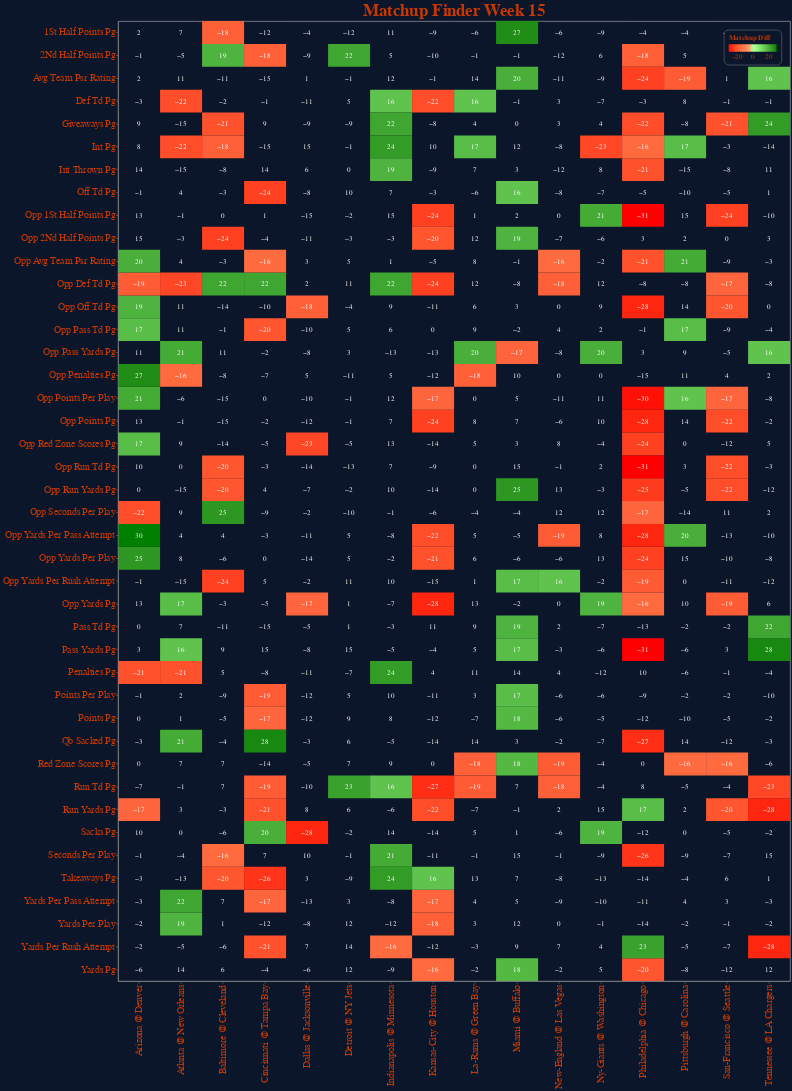

Source (notebook cell):
### Code cell
chart_title = "Matchup Finder Week 15"
x_cfgs = {"shorthand":"matchup:O", "title": " "}
y_cfgs = {"shorthand":"Stat", "title":" "}
# background etc.
primary_color = "#0B162A" 
# font etc.
secondary_color = "#c83803"

chart = alt.Chart(df_heat, width=1400, height=2000, title=chart_title).mark_rect()\
.encode(
    y=alt.Y(**y_cfgs,  axis=alt.Axis(labelLimit=600)),
    x=alt.X(**x_cfgs, axis=alt.Axis(labelLimit=600)),
    color=alt.Color(
        "_matchup_diff:Q", 
        scale=alt.Scale(range=['red','white','green']), 
        legend=alt.Legend(title='Matchup Diff'),
    ),
    tooltip=[
        alt.Tooltip("matchup", title="Game"),
        alt.Tooltip("Stat", title="Stat"),
        alt.Tooltip("Rank", title="Home Team Rank"),
        alt.Tooltip("2022", title="Home Team Stat Value"),
        alt.Tooltip("matchup_rank", title="Away Team Rank"),
        alt.Tooltip("matchup_value", title="Away Team Stat Value"),
        alt.Tooltip("matchup_diff", title="Rank Diff"),        
    ]
)

text = chart.mark_text(baseline='middle', fontSize=15).encode(
    text='matchup_diff:Q',
    color=alt.value('white')
    )


plot = (chart + text)\
.configure(background=primary_color)\
.configure_axis(gridColor="grey", gridDash=[6,4])\
.configure_axisLeft(labelColor=secondary_color, titleColor=secondary_color, labelFontSize=20, titleFontSize=20)\
.configure_axisBottom(labelColor=secondary_color, titleColor=secondary_color,labelFontSize=20, titleFontSize=20, labelLineHeight=500)\
.configure_title(color=secondary_color, fontSize=35)\
.configure_legend(labelColor=secondary_color, titleColor=secondary_color, strokeColor='gray', fillColor=primary_color, padding=10,cornerRadius=10,orient='top-right', labelFontSize=15, titleFontSize=15)
plot.save("chart_json/matchup_finder.json")

plot

### Figure 1 — Vega-Lite specification as saved in the notebook (floating-point values rounded to 4 significant figures; data arrays with more than 128 entries replaced by an {"elided": "..."} marker saying what was removed)
{"config": {"view": {"continuousWidth": 400, "continuousHeight": 300}, "axis": {"gridColor": "grey", "gridDash": [6, 4]}, "axisBottom": {"labelColor": "#c83803", "labelFontSize": 20, "labelLineHeight": 500, "titleColor": "#c83803", "titleFontSize": 20}, "axisLeft": {"labelColor": "#c83803", "labelFontSize": 20, "titleColor": "#c83803", "titleFontSize": 20}, "background": "#0B162A", "legend": {"cornerRadius": 10, "fillColor": "#0B162A", "labelColor": "#c83803", "labelFontSize": 15, "orient": "top-right", "padding": 10, "strokeColor": "gray", "titleColor": "#c83803", "titleFontSize": 15}, "title": {"color": "#c83803", "fontSize": 35}}, "layer": [{"mark": "rect", "encoding": {"color": {"type": "quantitative", "field": "_matchup_diff", "legend": {"title": "Matchup Diff"}, "scale": {"range": ["red", "white", "green"]}}, "tooltip": [{"type": "nominal", "field": "matchup", "title": "Game"}, {"type": "nominal", "field": "Stat", "title": "Stat"}, {"type": "quantitative", "field": "Rank", "title": "Home Team Rank"}, {"type": "quantitative", "field": "2022", "title": "Home Team Stat Value"}, {"type": "quantitative", "field": "matchup_rank", "title": "Away Team Rank"}, {"type": "quantitative", "field": "matchup_value", "title": "Away Team Stat Value"}, {"type": "quantitative", "field": "matchup_diff", "title": "Rank Diff"}], "x": {"type": "ordinal", "axis": {"labelLimit": 600}, "field": "matchup", "title": " "}, "y": {"type": "nominal", "axis": {"labelLimit": 600}, "field": "Stat", "title": " "}}, "height": 2000, "title": "Matchup Finder Week 15", "width": 1400}, {"mark": {"type": "text", "baseline": "middle", "fontSize": 15}, "encoding": {"color": {"value": "white"}, "text": {"type": "quantitative", "field": "matchup_diff"}, "tooltip": [{"type": "nominal", "field": "matchup", "title": "Game"}, {"type": "nominal", "field": "Stat", "title": "Stat"}, {"type": "quantitative", "field": "Rank", "title": "Home Team Rank"}, {"type": "quantitative", "field": "2022", "title": "Home Team Stat Value"}, {"type": "quantitative", "field": "matchup_rank", "title": "Away Team Rank"}, {"type": "quantitative", "field": "matchup_value", "title": "Away Team Stat Value"}, {"type": "quantitative", "field": "matchup_diff", "title": "Rank Diff"}], "x": {"type": "ordinal", "axis": {"labelLimit": 600}, "field": "matchup", "title": " "}, "y": {"type": "nominal", "axis": {"labelLimit": 600}, "field": "Stat", "title": " "}}, "height": 2000, "title": "Matchup Finder Week 15", "width": 1400}], "data": {"name": "data-4e15b9fe645a27f3c98312cbe0e67993"}, "$schema": "https://vega.github.io/schema/vega-lite/v4.8.1.json", "datasets": {"data-4e15b9fe645a27f3c98312cbe0e67993": {"elided": "672 records"}}}
